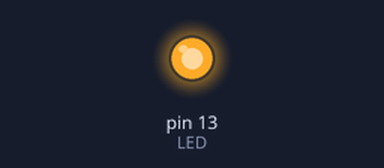
A sketch run on a simulated Arduino Uno, built with avr-gcc and run on an emulated ATmega328P. Parts: output pins drawn as LEDs (lit = HIGH).

Above: at 1.5 s.
At 4.0 s:
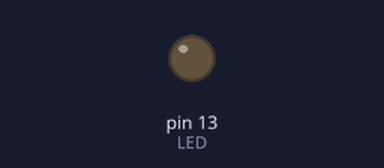
Timing chart, 0 to 6.5 s (numbered marks = the images above):
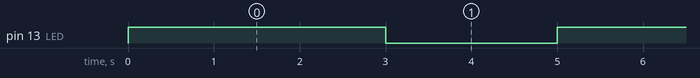

The sketch:

task_1_embadded.ino
```cpp
#define LED 13

void setup() {

  pinMode(LED, OUTPUT);
}

void loop() {
  digitalWrite(LED, HIGH);
  delay(3000);
  digitalWrite(LED, LOW);
  delay(2000);
}
```

Measured:
- by itself, pin 13 (LED): alternates HIGH for 3.0 s and LOW for 2.0 s
